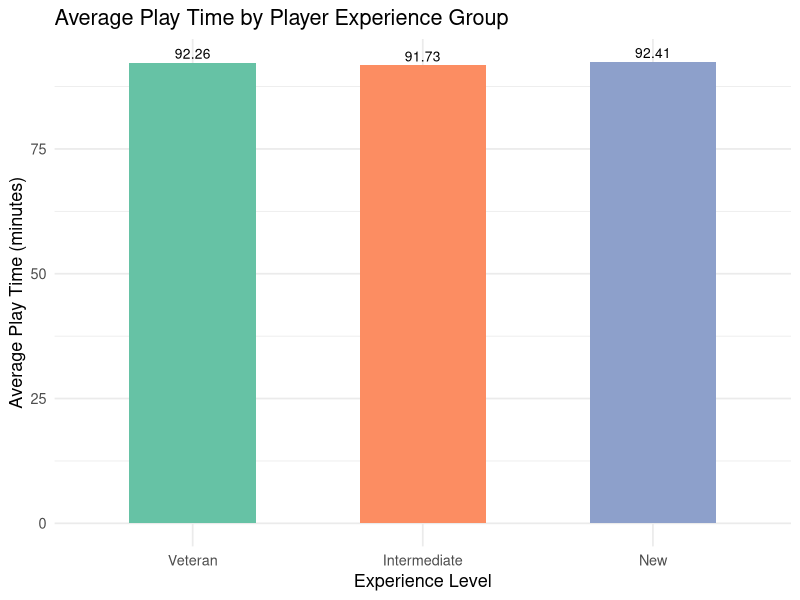

This chart was generated by the following R code:

# COMP1013 Analytics Programming – Assignment
# Play Pulse Studios – Online Game Data Analysis

# Required libraries
library(dplyr)
library(ggplot2)
library(knitr)
library(kableExtra)
library(lubridate)

# Load data
players  <- read.csv("players.csv",  stringsAsFactors = FALSE)
sessions <- read.csv("sessions.csv", stringsAsFactors = FALSE)
games    <- read.csv("games.csv",    stringsAsFactors = FALSE)

# Quick sanity checks
cat("players rows:", nrow(players),  "| NAs:", sum(is.na(players)),  "\n")
cat("sessions rows:", nrow(sessions), "| NAs:", sum(is.na(sessions)), "\n")
cat("games rows:",    nrow(games),    "| NAs:", sum(is.na(games)),    "\n")

# PART 1 – Step 1: Parse dates and assign experience levels
players$signup_date <- as.Date(players$signup_date)
players$signup_year <- year(players$signup_date)

players$experience_level <- case_when(
  players$signup_year <  2023 ~ "Veteran",
  players$signup_year == 2023 ~ "Intermediate",
  players$signup_year >  2023 ~ "New",
  TRUE                        ~ NA_character_
)

# Join sessions to players, drop any unclassifiable players
sessions_exp <- sessions %>%
  inner_join(players %>% select(player_id, experience_level),
             by = "player_id") %>%
  filter(!is.na(experience_level))

# PART 1 – Step 2: Summary table
part1_summary <- sessions_exp %>%
  group_by(experience_level) %>%
  summarise(
    num_players       = n_distinct(player_id),
    avg_play_time_min = round(mean(play_time_minutes, na.rm = TRUE), 2),
    avg_score         = round(mean(score,             na.rm = TRUE), 2),
    .groups = "drop"
  ) %>%
  mutate(experience_level = factor(experience_level,
                                   levels = c("Veteran", "Intermediate", "New"))) %>%
  arrange(experience_level)

part1_summary %>%
  kable(col.names = c("Experience Level", "# Players",
                      "Avg Play Time (min)", "Avg Score"),
        caption = "Table 1: Player Engagement by Experience Level") %>%
  kable_styling(bootstrap_options = c("striped", "hover", "condensed"))

# PART 1 – Step 3: Visualisation
ggplot(part1_summary,
       aes(x = experience_level, y = avg_play_time_min, fill = experience_level)) +
  geom_col(width = 0.55, show.legend = FALSE) +
  geom_text(aes(label = avg_play_time_min), vjust = -0.4, size = 3.5) +
  scale_fill_brewer(palette = "Set2") +
  labs(title = "Average Play Time by Player Experience Group",
       x     = "Experience Level",
       y     = "Average Play Time (minutes)") +
  theme_minimal(base_size = 13)


# PART 2 – Step 1: Join sessions with games and group by genre
sessions_genre <- sessions %>%
  inner_join(games %>% select(game_id, genre), by = "game_id") %>%
  filter(!is.na(genre))
